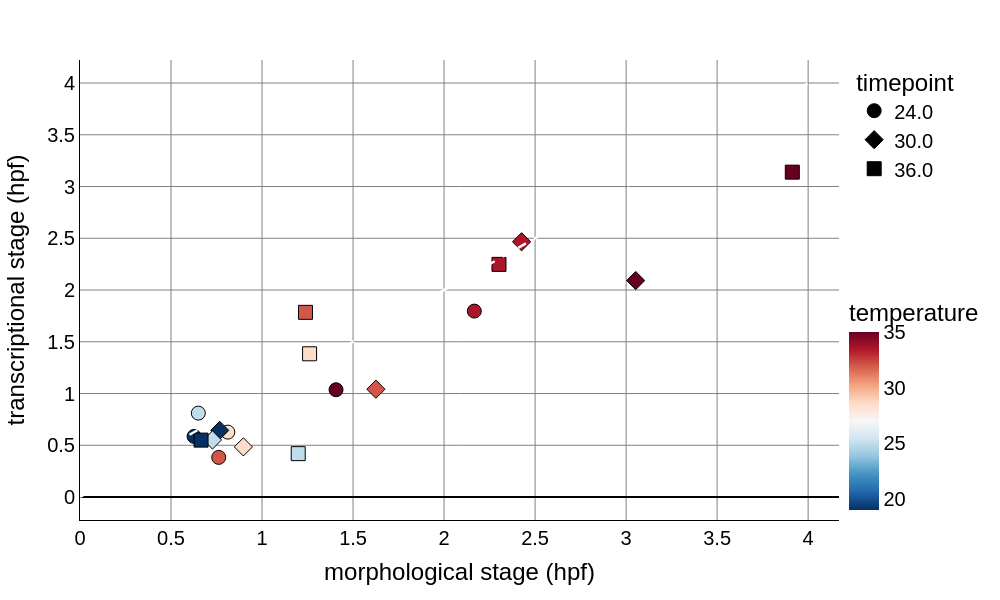

Notebook code cell kept with this figure:
### Code cell
fig = px.scatter(cohort_stage_df, y="seq_stage_hpf_std", x="morph_stage_hpf_std",
                 color="temperature", symbol="timepoint",color_continuous_scale=colormap, range_color=[19, 35])

fig.update_traces(error_y=dict(width=0))
# fig.update_traces(mode="lines+markers", line=dict(color="white", width=0.5))

ref_vec = np.linspace(0, 4)

fig.add_trace(go.Scatter(x=ref_vec, y=ref_vec, mode="lines", line=dict(color="white", width=2.5, dash="dash"), showlegend=False))

axis_labels = ["morphological stage (hpf)", "transcriptional stage (hpf)"]

fig = format_2d_plotly(fig, marker_size=marker_size, theme="light", axis_labels=axis_labels, font_size=20)#, show_gridlines=False)

fig.show()

fig.write_image(fig_path + "seq_vs_morph_stage_noise.png", scale=2)
fig.write_html(fig_path + "seq_vs_morph_stage_noise.html")

### Figure 1 — Plotly figure (JSON) as saved in the notebook; plotly's stock layout.template omitted (floating-point values rounded to 4 significant figures)
{"data": [{"error_x": {"color": "black", "width": 0}, "error_y": {"color": "black", "width": 0}, "hovertemplate": "timepoint=24.0<br>morph_stage_hpf_std=%{x}<br>seq_stage_hpf_std=%{y}<br>temperature=%{marker.color}<extra></extra>", "legendgroup": "24.0", "marker": {"color": [19.0, 25.0, 28.5, 32.0, 33.5, 35.0], "coloraxis": "coloraxis", "line": {"color": "black", "width": 1}, "size": 14, "symbol": "circle"}, "mode": "markers", "name": "24.0", "orientation": "v", "showlegend": true, "type": "scatter", "x": [0.6267, 0.65, 0.8122, 0.762, 2.166, 1.407], "xaxis": "x", "y": [0.5855, 0.8102, 0.627, 0.3828, 1.796, 1.036], "yaxis": "y"}, {"error_x": {"color": "black", "width": 0}, "error_y": {"color": "black", "width": 0}, "hovertemplate": "timepoint=30.0<br>morph_stage_hpf_std=%{x}<br>seq_stage_hpf_std=%{y}<br>temperature=%{marker.color}<extra></extra>", "legendgroup": "30.0", "marker": {"color": [19.0, 25.0, 28.5, 32.0, 33.5, 35.0], "coloraxis": "coloraxis", "line": {"color": "black", "width": 1}, "size": 14, "symbol": "diamond"}, "mode": "markers", "name": "30.0", "orientation": "v", "showlegend": true, "type": "scatter", "x": [0.7675, 0.7275, 0.8974, 1.626, 2.426, 3.053], "xaxis": "x", "y": [0.6437, 0.5511, 0.4841, 1.042, 2.466, 2.091], "yaxis": "y"}, {"error_x": {"color": "black", "width": 0}, "error_y": {"color": "black", "width": 0}, "hovertemplate": "timepoint=36.0<br>morph_stage_hpf_std=%{x}<br>seq_stage_hpf_std=%{y}<br>temperature=%{marker.color}<extra></extra>", "legendgroup": "36.0", "marker": {"color": [19.0, 25.0, 28.5, 32.0, 33.5, 35.0], "coloraxis": "coloraxis", "line": {"color": "black", "width": 1}, "size": 14, "symbol": "square"}, "mode": "markers", "name": "36.0", "orientation": "v", "showlegend": true, "type": "scatter", "x": [0.665, 1.199, 1.261, 1.239, 2.302, 3.913], "xaxis": "x", "y": [0.5497, 0.419, 1.384, 1.784, 2.248, 3.139], "yaxis": "y"}, {"error_x": {"color": "black", "width": 0}, "error_y": {"color": "black", "width": 0}, "line": {"color": "white", "dash": "dash", "width": 2.5}, "marker": {"line": {"color": "black", "width": 1}, "size": 14}, "mode": "lines", "showlegend": false, "type": "scatter", "x": [0.0, 0.08163, 0.1633, 0.2449, 0.3265, 0.4082, 0.4898, 0.5714, 0.6531, 0.7347, 0.8163, 0.898, 0.9796, 1.061, 1.143, 1.224, 1.306, 1.388, 1.469, 1.551, 1.633, 1.714, 1.796, 1.878, 1.959, 2.041, 2.122, 2.204, 2.286, 2.367, 2.449, 2.531, 2.612, 2.694, 2.776, 2.857, 2.939, 3.02, 3.102, 3.184, 3.265, 3.347, 3.429, 3.51, 3.592, 3.673, 3.755, 3.837, 3.918, 4.0], "y": [0.0, 0.08163, 0.1633, 0.2449, 0.3265, 0.4082, 0.4898, 0.5714, 0.6531, 0.7347, 0.8163, 0.898, 0.9796, 1.061, 1.143, 1.224, 1.306, 1.388, 1.469, 1.551, 1.633, 1.714, 1.796, 1.878, 1.959, 2.041, 2.122, 2.204, 2.286, 2.367, 2.449, 2.531, 2.612, 2.694, 2.776, 2.857, 2.939, 3.02, 3.102, 3.184, 3.265, 3.347, 3.429, 3.51, 3.592, 3.673, 3.755, 3.837, 3.918, 4.0]}], "layout": {"coloraxis": {"cmax": 35, "cmin": 19, "colorbar": {"len": 0.5, "title": {"text": "temperature"}, "x": 1, "y": 0, "yanchor": "bottom"}, "colorscale": [[0, "rgb(5,48,97)"], [0.1, "rgb(33,102,172)"], [0.2, "rgb(67,147,195)"], [0.3, "rgb(146,197,222)"], [0.4, "rgb(209,229,240)"], [0.5, "rgb(247,247,247)"], [0.6, "rgb(253,219,199)"], [0.7, "rgb(244,165,130)"], [0.8, "rgb(214,96,77)"], [0.9, "rgb(178,24,43)"], [1, "rgb(103,0,31)"]]}, "font": {"color": "black", "family": "Arial, sans-serif", "size": 20}, "height": 600, "legend": {"title": {"text": "timepoint"}, "tracegroupgap": 0}, "margin": {"t": 60}, "paper_bgcolor": "white", "plot_bgcolor": "white", "title": {"text": ""}, "width": 1000, "xaxis": {"anchor": "y", "domain": [0, 1], "gridcolor": "Gray", "linecolor": "black", "showgrid": true, "tickfont": {"size": 20}, "title": {"text": "morphological stage (hpf)"}, "zeroline": true, "zerolinecolor": "black"}, "yaxis": {"anchor": "x", "domain": [0, 1], "gridcolor": "Gray", "linecolor": "black", "showgrid": true, "tickfont": {"size": 20}, "title": {"text": "transcriptional stage (hpf)"}, "zeroline": true, "zerolinecolor": "black"}}}
